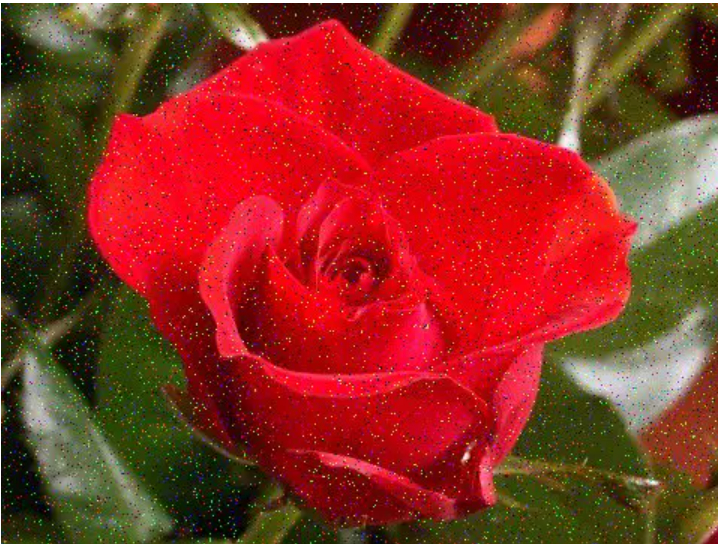
#> input picture Tugas3/Mawar.png, 718 x 544 px
$ python Histogram.py
#> lines starting #> are read from the running program, lines starting #| are printed output that depends on the picture
import cv2
from matplotlib import pyplot as plt

# Load an image
img = cv2.imread('Mawar.png')
#> img is the input picture: shape (544, 718, 3); mean B, G, R 35, 49, 139.5

# Convert the image to grayscale
gray = cv2.cvtColor(img, cv2.COLOR_BGR2GRAY)
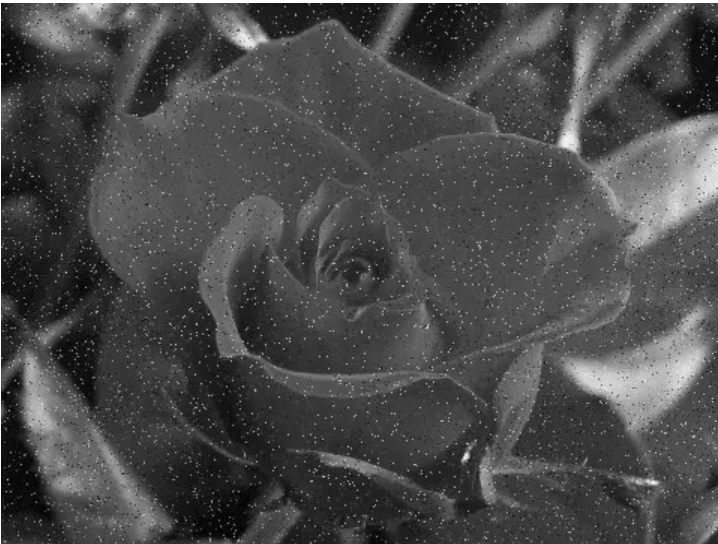
#> gray: shape (544, 718); min 0, max 255, mean 74.5

# Calculate the histogram
hist = cv2.calcHist([gray], [0], None, [256], [0, 256])
#> hist = 256 values, max 8045 at index 79, min 0 at index 244, mean 1525.8

# Plot the histogram
plt.hist(gray.ravel(), 256, [0, 256])
cv2.imshow('Mawar', gray)
plt.show()
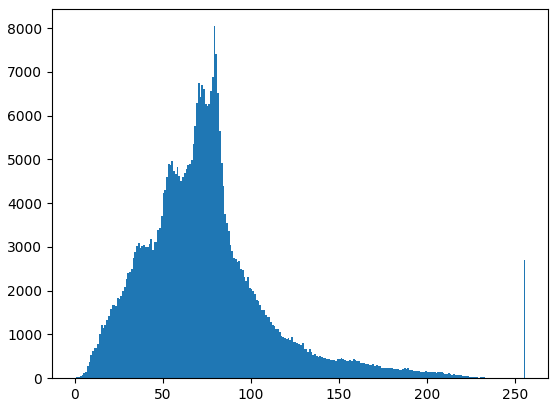
#> figure drawn by matplotlib, 1 panel; tallest bar 8045 high, from x = 79 to 80

$ run again, with Tugas3/Hasil_AverageFilter.png copied over Tugas3/Mawar.png
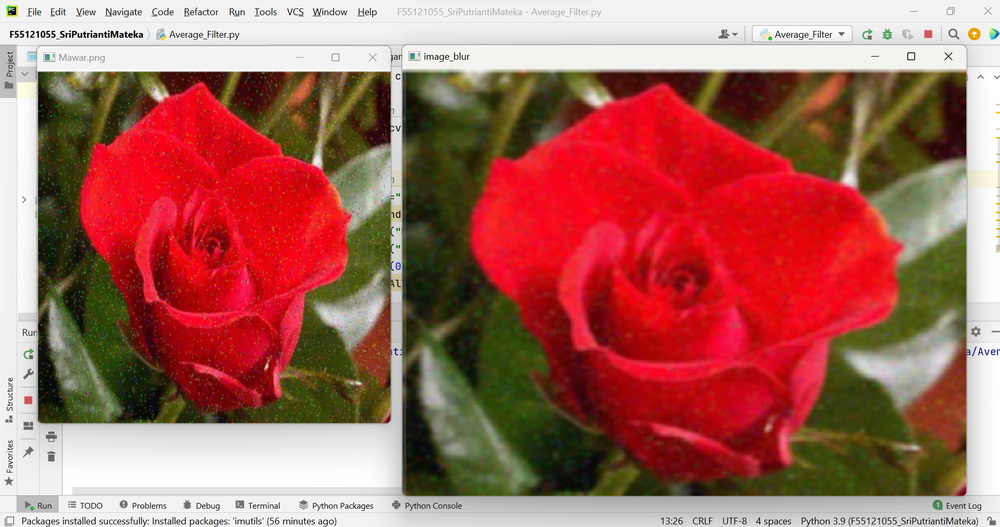
#> input picture Tugas3/Hasil_AverageFilter.png, 1000 x 527 px, shrunk from 1909 x 1006 before the run
#> img is the input picture: shape (527, 1000, 3); mean B, G, R 92.8, 102.8, 165.6
#> `gray = cv2.cvtColor(img, cv2.COLOR_BGR2GRAY)`:
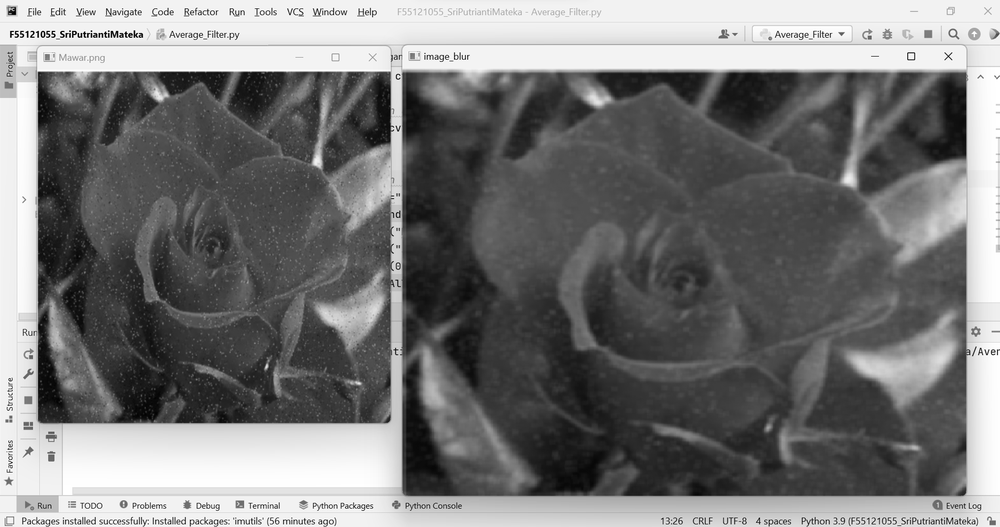
#> gray: shape (527, 1000); min 0, max 255, mean 120.4
#> hist = 256 values, max 24290 at index 242, min 9 at index 3, mean 2058.6
#> `plt.show()`:
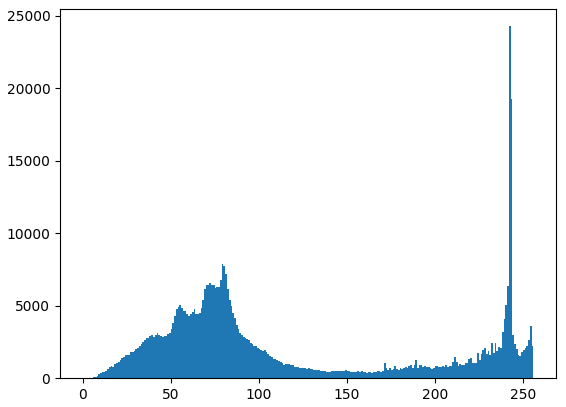
#> figure drawn by matplotlib, 1 panel; tallest bar 24290 high, from x = 242 to 243
